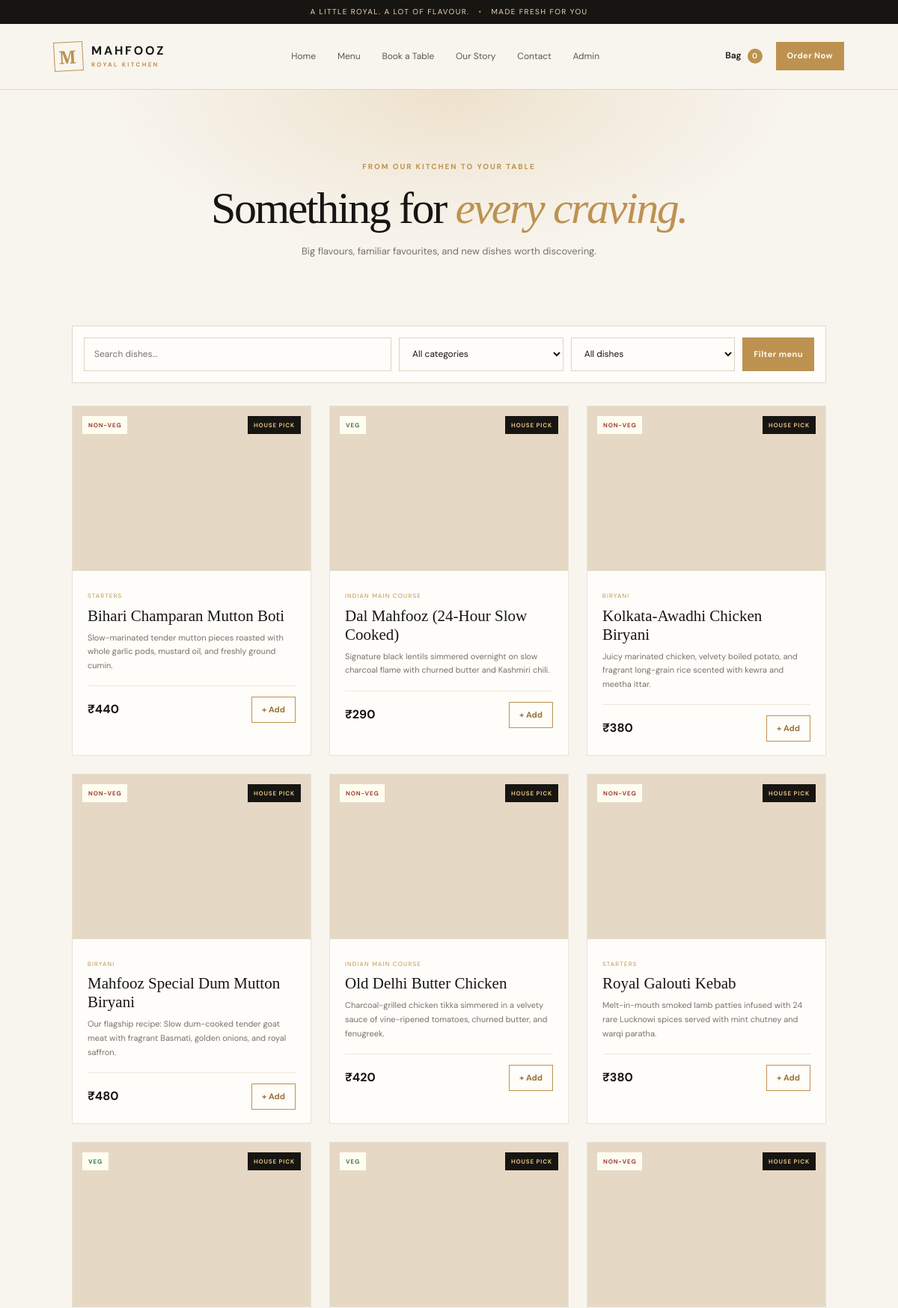
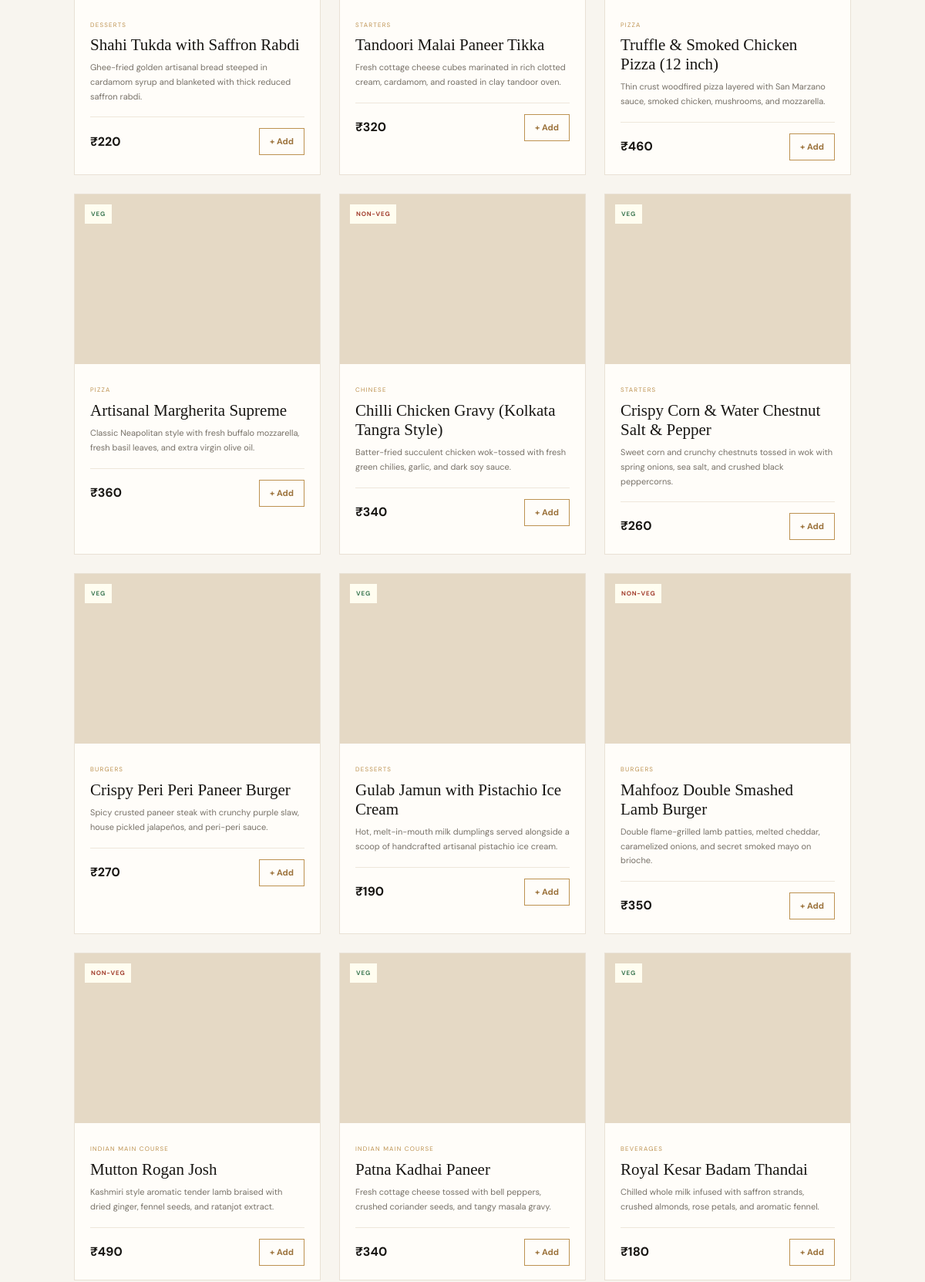
The page /menu (upper part) on the database its author committed (2 pictures, top to bottom).
### models/__init__.py (models this page shows)
class FoodItem(db.Model):
    __tablename__ = 'food_items'
    id = db.Column(db.Integer, primary_key=True)
    category_id = db.Column(db.Integer, db.ForeignKey('categories.id'), nullable=False)
    name = db.Column(db.String(150), nullable=False)
    description = db.Column(db.Text)
    price = db.Column(db.Float, nullable=False)
    is_veg = db.Column(db.Boolean, default=True, nullable=False)
    image_url = db.Column(db.String(500), default='')
    is_available = db.Column(db.Boolean, default=True)
    is_featured = db.Column(db.Boolean, default=False)
    rating = db.Column(db.Float, default=4.5)
    preparation_time = db.Column(db.String(50), default='20-30 min')
    created_at = db.Column(db.DateTime, default=datetime.utcnow)
    updated_at = db.Column(db.DateTime, default=datetime.utcnow, onupdate=datetime.utcnow)

class Category(db.Model):
    __tablename__ = 'categories'
    id = db.Column(db.Integer, primary_key=True)
    name = db.Column(db.String(100), nullable=False)
    slug = db.Column(db.String(100), unique=True, nullable=False)
    description = db.Column(db.Text)
    image_url = db.Column(db.String(500))
    display_order = db.Column(db.Integer, default=0)
    is_active = db.Column(db.Boolean, default=True)
    created_at = db.Column(db.DateTime, default=datetime.utcnow)
    items = db.relationship('FoodItem', backref='category', lazy=True, cascade='all, delete-orphan')

### app.py (the view)
@app.get('/menu')
def menu():
    categories = Category.query.filter_by(is_active=True).order_by(Category.display_order).all()
    q = request.args.get('q', '').strip()
    category_id = request.args.get('category', type=int)
    veg = request.args.get('veg')
    query = FoodItem.query.filter_by(is_available=True)
    if q: query = query.filter(FoodItem.name.ilike(f'%{q}%'))
    if category_id: query = query.filter_by(category_id=category_id)
    if veg == '1': query = query.filter_by(is_veg=True)
    elif veg == '0': query = query.filter_by(is_veg=False)
    return render_template('menu.html', categories=categories, items=query.order_by(FoodItem.is_featured.desc(), FoodItem.name).all(), q=q, category_id=category_id, veg=veg)

### app.py (called while the page is built)
@app.before_request
def normalize_path():
    path = request.path
    if len(path) > 1 and path.endswith('/'):
        return redirect(path.rstrip('/') + (('?' + request.query_string.decode()) if request.query_string else ''), code=308)
    lowered = path.lower()
    aliases = {'/login': '/admin/login', '/admin.html': '/admin', '/dashboard': '/admin', '/admin/index': '/admin', '/admin/login.html': '/admin/login'}
    if lowered in aliases:
        return redirect(aliases[lowered], code=301)
    if lowered != path and lowered.startswith('/admin'):
        return redirect(lowered, code=301)

@app.context_processor
def inject_globals():
    return {'restaurant_name': 'MAHFOOZ', 'restaurant_address': app.config.get('RESTAURANT_ADDRESS'),
            'restaurant_phone': app.config.get('RESTAURANT_PHONE'), 'current_year': datetime.now().year}

### templates/menu.html
{% extends 'base.html' %}{% block title %}Our Menu | MAHFOOZ{% endblock %}{% block content %}<section class="page-hero"><p class="eyebrow">FROM OUR KITCHEN TO YOUR TABLE</p><h1>Something for <em>every craving.</em></h1><p>Big flavours, familiar favourites, and new dishes worth discovering.</p></section><section class="section menu-page"><form class="menu-filters" method="get"><input type="search" name="q" value="{{ q }}" placeholder="Search dishes…"><select name="category"><option value="">All categories</option>{% for cat in categories %}<option value="{{ cat.id }}" {% if category_id==cat.id %}selected{% endif %}>{{ cat.name }}</option>{% endfor %}</select><select name="veg"><option value="">All dishes</option><option value="1" {% if veg=='1' %}selected{% endif %}>Vegetarian</option><option value="0" {% if veg=='0' %}selected{% endif %}>Non-vegetarian</option></select><button class="btn btn-small">Filter menu</button></form><div class="food-grid">{% for item in items %}<article class="food-card"><div class="food-photo" style="background-image:url('{{ item.image_url or "https://images.unsplash.com/photo-1546833999-b9f581a1996d?w=800" }}')"><span class="diet-dot {{ 'veg' if item.is_veg else 'nonveg' }}">{{ 'VEG' if item.is_veg else 'NON-VEG' }}</span>{% if item.is_featured %}<span class="popular-tag">HOUSE PICK</span>{% endif %}</div><div class="food-info"><div><small class="category-name">{{ item.category.name if item.category else 'MAHFOOZ SPECIAL' }}</small><h3>{{ item.name }}</h3><p>{{ item.description or 'Prepared fresh with our signature blend of spices.' }}</p></div><div class="food-bottom"><strong>₹{{ '%.0f'|format(item.price) }}</strong><button class="add-btn" data-id="{{ item.id }}" data-name="{{ item.name }}" data-price="{{ item.price }}" data-image="{{ item.image_url }}">+ Add</button></div></div></article>{% else %}<div class="empty-state"><h3>No dishes found</h3><p>Try changing your search or filters.</p><a href="{{ url_for('menu') }}" class="text-link">Clear filters →</a></div>{% endfor %}</div></section>{% endblock %}

### static/css/style.css (style rules this page uses)
:root { --ink:#171512;--paper:#f8f5ef;--cream:#eee8dc;--gold:#bd9251;--gold2:#e0bd7d;--muted:#777168;--line:#ded7ca;--white:#fff;--green:#397451;--red:#a33c32;--serif:'Playfair Display',Georgia,serif;--sans:'DM Sans',Arial,sans-serif }
* { box-sizing:border-box }
html { scroll-behavior:smooth }
body { margin:0;background:var(--paper);color:var(--ink);font-family:var(--sans);line-height:1.55 }
button,input,textarea,select { font:inherit }
button,a { touch-action:manipulation }
.btn { border:1px solid var(--gold);background:var(--gold);color:#fffaf2;display:inline-flex;justify-content:center;align-items:center;gap:18px;padding:14px 21px;font-size:12px;font-weight:700;letter-spacing:.04em;cursor:pointer;transition:transform .2s,background .2s;min-height:46px }
.btn-small { min-height:36px;padding:9px 14px;font-size:11px }
.eyebrow,.section-label { font-size:10px;letter-spacing:.19em;font-weight:700;color:var(--gold);text-transform:uppercase }
.hero h1,.page-hero h1,.confirmation h1 { font:500 clamp(45px,5.5vw,76px)/1.08 var(--serif);letter-spacing:-.04em;margin:22px 0 }
.hero h1 em,.section h2 em,.page-hero h1 em,.confirmation h1 em,.admin-head h1 em,.form-aside h2 em { color:var(--gold);font-weight:500 }
.section { padding:85px clamp(24px,8vw,120px) }
.food-grid { display:grid;grid-template-columns:repeat(3,minmax(0,1fr));gap:24px }
.food-card { background:#fffdf9;border:1px solid #e9e1d5;min-width:0;transition:transform .2s,box-shadow .2s }
.food-photo { height:220px;background:#e5d9c5 center/cover;position:relative }
.diet-dot,.popular-tag { position:absolute;top:13px;font-size:8px;letter-spacing:.1em;font-weight:700;padding:6px 8px;background:#fffdf0;color:#3b7751 }
.diet-dot { left:13px }
.diet-dot.nonveg { color:#a13c2c }
.popular-tag { right:13px;background:var(--ink);color:var(--gold2) }
.food-info { padding:19px 20px 18px }
.food-info h3 { font:500 21px var(--serif);margin:4px 0 7px }
.food-info p { font-size:11px;line-height:1.7;color:var(--muted);min-height:38px;margin:0 }
.category-name { color:var(--gold);font-size:8px;letter-spacing:.15em;text-transform:uppercase }
.food-bottom { display:flex;justify-content:space-between;align-items:center;margin-top:17px;padding-top:14px;border-top:1px solid #eee7db }
.food-bottom strong { font-size:16px }
.add-btn { background:transparent;border:1px solid var(--gold);padding:8px 13px;color:#9c733c;font-size:11px;font-weight:700;cursor:pointer }
.page-hero { text-align:center;padding:85px 24px 64px;background:radial-gradient(ellipse at 50% 0%,#eee2cc 0,transparent 55%) }
.page-hero h1 { font:500 clamp(40px,5vw,63px)/1.1 var(--serif);letter-spacing:-.04em;margin:15px 0 }
.page-hero>p:last-child { font-size:13px;color:var(--muted);max-width:530px;margin:0 auto }
.menu-page { padding-top:25px }
.menu-filters { display:flex;gap:10px;margin-bottom:30px;padding:15px;background:#fffdf9;border:1px solid var(--line) }
input,textarea,select { width:100%;padding:12px 13px;background:#fffdf9;border:1px solid #dcd3c5;border-radius:0;color:var(--ink);outline:none;font-size:12px }
.menu-filters input { flex:2 }
.menu-filters select { flex:1;min-width:130px }
.menu-filters .btn { white-space:nowrap }

### rows shown on the page
FoodItem: is_veg "NON-VEG", is_featured "HOUSE PICK", category "STARTERS", name "Bihari Champaran Mutton Boti", description "Slow-marinated tender mutton pieces roasted with whole garlic pods, mustard oil, and freshly ground cumin.", price "440"
FoodItem: is_veg "VEG", is_featured "HOUSE PICK", category "INDIAN MAIN COURSE", name "Dal Mahfooz (24-Hour Slow Cooked)", description "Signature black lentils simmered overnight on slow charcoal flame with churned butter and Kashmiri chili.", price "290"
FoodItem: is_veg "NON-VEG", is_featured "HOUSE PICK", category "BIRYANI", name "Kolkata-Awadhi Chicken Biryani", description "Juicy marinated chicken, velvety boiled potato, and fragrant long-grain rice scented with kewra and meetha ittar.", price "380"
FoodItem: is_veg "NON-VEG", is_featured "HOUSE PICK", category "BIRYANI", name "Mahfooz Special Dum Mutton Biryani", description "Our flagship recipe: Slow dum-cooked tender goat meat with fragrant Basmati, golden onions, and royal saffron.", price "480"
FoodItem: is_veg "NON-VEG", is_featured "HOUSE PICK", category "INDIAN MAIN COURSE", name "Old Delhi Butter Chicken", description "Charcoal-grilled chicken tikka simmered in a velvety sauce of vine-ripened tomatoes, churned butter, and fenugreek.", price "420"
FoodItem: is_veg "NON-VEG", is_featured "HOUSE PICK", category "STARTERS", name "Royal Galouti Kebab", description "Melt-in-mouth smoked lamb patties infused with 24 rare Lucknowi spices served with mint chutney and warqi paratha.", price "380"
FoodItem: is_veg "VEG", is_featured "HOUSE PICK", category "DESSERTS", name "Shahi Tukda with Saffron Rabdi", description "Ghee-fried golden artisanal bread steeped in cardamom syrup and blanketed with thick reduced saffron rabdi.", price "220"
FoodItem: is_veg "VEG", is_featured "HOUSE PICK", category "STARTERS", name "Tandoori Malai Paneer Tikka", description "Fresh cottage cheese cubes marinated in rich clotted cream, cardamom, and roasted in clay tandoor oven.", price "320"
FoodItem: is_veg "NON-VEG", is_featured "HOUSE PICK", category "PIZZA", name "Truffle & Smoked Chicken Pizza (12 inch)", description "Thin crust woodfired pizza layered with San Marzano sauce, smoked chicken, mushrooms, and mozzarella.", price "460"
FoodItem: is_veg "VEG", category "PIZZA", name "Artisanal Margherita Supreme", description "Classic Neapolitan style with fresh buffalo mozzarella, fresh basil leaves, and extra virgin olive oil.", price "360"
FoodItem: is_veg "NON-VEG", category "CHINESE", name "Chilli Chicken Gravy (Kolkata Tangra Style)", description "Batter-fried succulent chicken wok-tossed with fresh green chilies, garlic, and dark soy sauce.", price "340"
FoodItem: is_veg "VEG", category "STARTERS", name "Crispy Corn & Water Chestnut Salt & Pepper", description "Sweet corn and crunchy chestnuts tossed in wok with spring onions, sea salt, and crushed black peppercorns.", price "260"
FoodItem: is_veg "VEG", category "BURGERS", name "Crispy Peri Peri Paneer Burger", description "Spicy crusted paneer steak with crunchy purple slaw, house pickled jalapeños, and peri-peri sauce.", price "270"
FoodItem: is_veg "VEG", category "DESSERTS", name "Gulab Jamun with Pistachio Ice Cream", description "Hot, melt-in-mouth milk dumplings served alongside a scoop of handcrafted artisanal pistachio ice cream.", price "190"
FoodItem: is_veg "NON-VEG", category "BURGERS", name "Mahfooz Double Smashed Lamb Burger", description "Double flame-grilled lamb patties, melted cheddar, caramelized onions, and secret smoked mayo on brioche.", price "350"
FoodItem: is_veg "NON-VEG", category "INDIAN MAIN COURSE", name "Mutton Rogan Josh", description "Kashmiri style aromatic tender lamb braised with dried ginger, fennel seeds, and ratanjot extract.", price "490"
FoodItem: is_veg "VEG", category "INDIAN MAIN COURSE", name "Patna Kadhai Paneer", description "Fresh cottage cheese tossed with bell peppers, crushed coriander seeds, and tangy masala gravy.", price "340"
FoodItem: is_veg "VEG", category "BEVERAGES", name "Royal Kesar Badam Thandai", description "Chilled whole milk infused with saffron strands, crushed almonds, rose petals, and aromatic fennel.", price "180"
